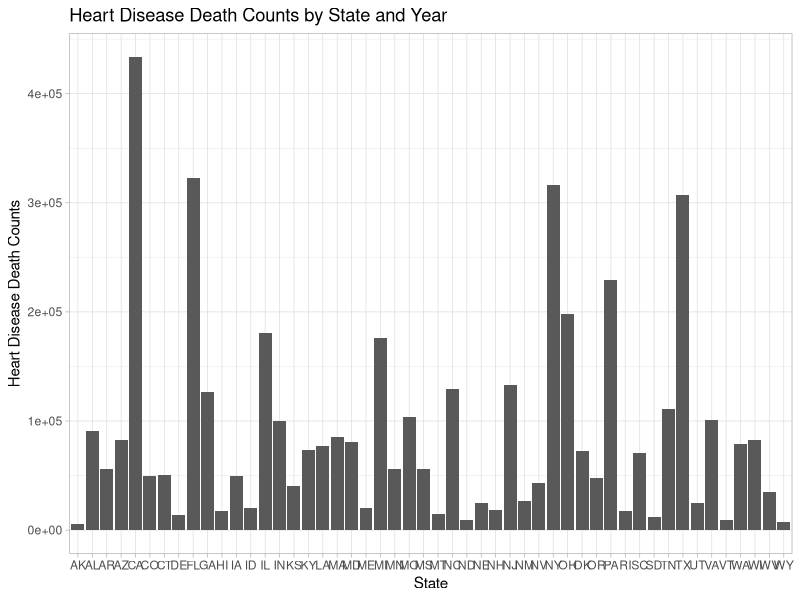
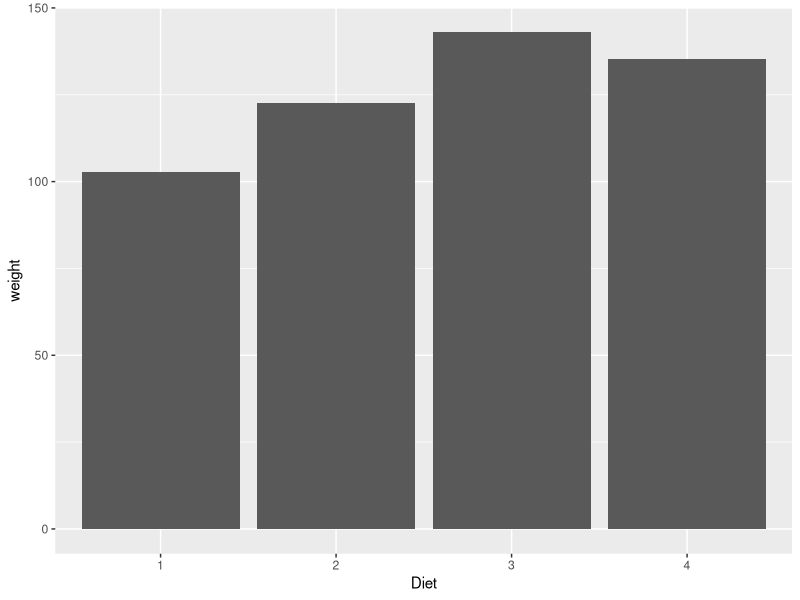

These figures' R source, in order:
## ---- chunk 1
knitr::opts_chunk$set(echo = TRUE, eval = TRUE, fig.align = "center", warning = F, message = F,
tidy=TRUE, tidy.opts=list(width.cutoff=60), R.options=list(max.print=100))
## ---- chunk 2

install.packages('KableExtra', dependencies=TRUE, repos='http://cran.rstudio.com/')

library(kableExtra)
library(tidyverse)
library(dplyr)

Hypertension_mortality_by_state <- read_csv("Hypertension_mortality_by_state.csv")
Heart_disease_mortality_by_state <- read_csv("Heart_disease_mortality_by_state.csv")
## ---- chunk 3
#My datasets are already tidy. Here is a demonstration of reshaping using pivot_wider and pivot_longer. Please note that I also demonstrate this in the wrangling section.
Heart_disease_mortality_by_state <- Heart_disease_mortality_by_state %>% pivot_wider(names_from = STATE, values_from = RATE)
Hypertension_mortality_by_state <- Hypertension_mortality_by_state %>% pivot_wider(names_from = STATE, values_from = RATE)

Heart_disease_mortality_by_state <- Heart_disease_mortality_by_state %>% pivot_longer(4:54, names_to = "STATE", values_to = "Heart_Disease_Mortality_per_100000_People", values_drop_na = TRUE)
Hypertension_mortality_by_state <- Hypertension_mortality_by_state %>% pivot_longer(4:54, names_to = "STATE", values_to = "Hypertension_Mortality_per_100000_People", values_drop_na = TRUE)
## ---- chunk 4
#Cleaning up/removing unnecessary columns
Heart_disease_mortality_by_state <- Heart_disease_mortality_by_state %>% rename(Heart_Disease_Deaths = "DEATHS") %>% select(.,-URL)
Hypertension_mortality_by_state <- Hypertension_mortality_by_state %>% rename(Hypertension_Deaths = "DEATHS") %>% select(.,-URL)

## ---- chunk 5
#Inner Join by STATE and YEAR. The variable that I'm particularly interested in is STATE, but YEAR is also possible.
Mortality_joined <- inner_join(Heart_disease_mortality_by_state, Hypertension_mortality_by_state, by = c("STATE" = "STATE", "YEAR" = "YEAR"))

#Reorganize columns
Mortality_joined <- Mortality_joined[c("YEAR", "STATE", "Heart_Disease_Deaths", "Heart_Disease_Mortality_per_100000_People", "Hypertension_Deaths", "Hypertension_Mortality_per_100000_People")]
## ---- chunk 6
#Number of unique ID's (STATE,YEAR) in each dataset
Heart_disease_mortality_by_state %>% n_distinct()
Hypertension_mortality_by_state %>% n_distinct()
## ---- chunk 7
#Total number of observations in each dataset
Heart_disease_mortality_by_state %>% nrow()
Hypertension_mortality_by_state %>% nrow()
## ---- chunk 8
#ID's (STATE,YEAR) that appear in one dataset but not the other
anti_join(Heart_disease_mortality_by_state, Hypertension_mortality_by_state) %>% n_distinct()
anti_join(Hypertension_mortality_by_state, Heart_disease_mortality_by_state) %>% n_distinct()


nrow(Mortality_joined)

350-350
## ---- chunk 9
#Core dplyr functions
Mortality_joined %>% filter(STATE == "AL")

Mortality_joined %>% select(`Heart_Disease_Deaths`)

Mortality_joined %>% arrange(desc('Heart_Disease_Mortality_per_100000_People'))

Mortality_joined %>% group_by(STATE)

Mortality_joined %>% mutate(Heart_Disease_Mortality_per_10000_People = (Heart_Disease_Mortality_per_100000_People)/10)

Mortality_joined %>% mutate(Hypertension_Mortality_per_10000_People = (Hypertension_Mortality_per_100000_People)/10)

Mortality_joined %>% summarize(mean(Heart_Disease_Deaths > 5000))

Mortality_joined %>% filter(str_detect(STATE,"^A"))

## ---- chunk 10
#5 Unique Dplyr Summary Statistics Functions
Mortality_joined %>% summarize_at(c("Heart_Disease_Deaths", "Heart_Disease_Mortality_per_100000_People", "Hypertension_Deaths", "Hypertension_Mortality_per_100000_People"), mean)
  
Mortality_joined %>% summarize_at(c("Heart_Disease_Deaths", "Heart_Disease_Mortality_per_100000_People", "Hypertension_Deaths", "Hypertension_Mortality_per_100000_People"), sd)

Mortality_joined %>% summarize_at(c("Heart_Disease_Deaths", "Heart_Disease_Mortality_per_100000_People", "Hypertension_Deaths", "Hypertension_Mortality_per_100000_People"), min)

Mortality_joined %>% summarize_at(c("Heart_Disease_Deaths", "Heart_Disease_Mortality_per_100000_People", "Hypertension_Deaths", "Hypertension_Mortality_per_100000_People"), max)

Mortality_joined %>% summarize_at(c("Heart_Disease_Deaths", "Heart_Disease_Mortality_per_100000_People", "Hypertension_Deaths", "Hypertension_Mortality_per_100000_People"), median)
## ---- chunk 11
#2 functions using Group by categorical variable
Mortality_joined %>% group_by(STATE, YEAR) %>% summarize_at(c("Heart_Disease_Deaths", "Heart_Disease_Mortality_per_100000_People", "Hypertension_Deaths", "Hypertension_Mortality_per_100000_People"), mean)
  
Mortality_joined %>% group_by(YEAR) %>% summarize_at(c("Heart_Disease_Deaths", "Heart_Disease_Mortality_per_100000_People", "Hypertension_Deaths", "Hypertension_Mortality_per_100000_People"), sd)

#define my own function
Per_10000 <- function(x) {
  value <- x/10
  return(value)
}

Mortality_joined %>% group_by(STATE) %>% summarize(Heart_Disease_Mortality_per_10000_People = Per_10000(Heart_Disease_Mortality_per_100000_People))

#n() inside group_by
Mortality_joined %>% group_by(STATE) %>% summarize(Heart_Disease_and_Hypertension_Count = n())
Mortality_joined %>% group_by(YEAR) %>% summarize(Heart_Disease_and_Hypertension_Count = n())

#table using kable

Mortality_joined %>% group_by(YEAR) %>% summarize_at(c("Heart_Disease_Deaths", "Heart_Disease_Mortality_per_100000_People", "Hypertension_Deaths", "Hypertension_Mortality_per_100000_People"), sd) %>% kbl() %>% kable_material_dark()

#table using pivot_wider that can be used to make a table using kable package
Mortality_joined %>% pivot_wider(names_from = YEAR, values_from = Heart_Disease_Deaths)
## ---- chunk 12
library(ggplot2)
ggplot(Mortality_joined, aes(x = STATE, y = Heart_Disease_Deaths)) + 
  geom_bar(aes(x = STATE, y = Heart_Disease_Deaths), stat = "identity") + 
  #scale_color_manual(values = c("2019" = "purple", "2018" = "blue", "2017" = "deepskyblue1", "2016" = "green", "2015" =    "yellow", "2014" = "orange", "2005" = "red" )) +
  #geom_smooth(aes(group = YEAR), method = "loess", se=F) +
  scale_y_continuous(breaks = seq(0,600000, by = 100000)) + 
  ggtitle("Heart Disease Death Counts by State and Year") + 
  ylab("Heart Disease Death Counts") + 
  xlab("State") + 
  labs(color="Year") +
  theme_light()

#color = as.factor(YEAR)


## ---- chunk 13
ggplot(ChickWeight, aes(x = Diet)) + geom_bar(aes(y=weight), stat="summary", fun=mean)
## ---- chunk 14
# your plot 3
